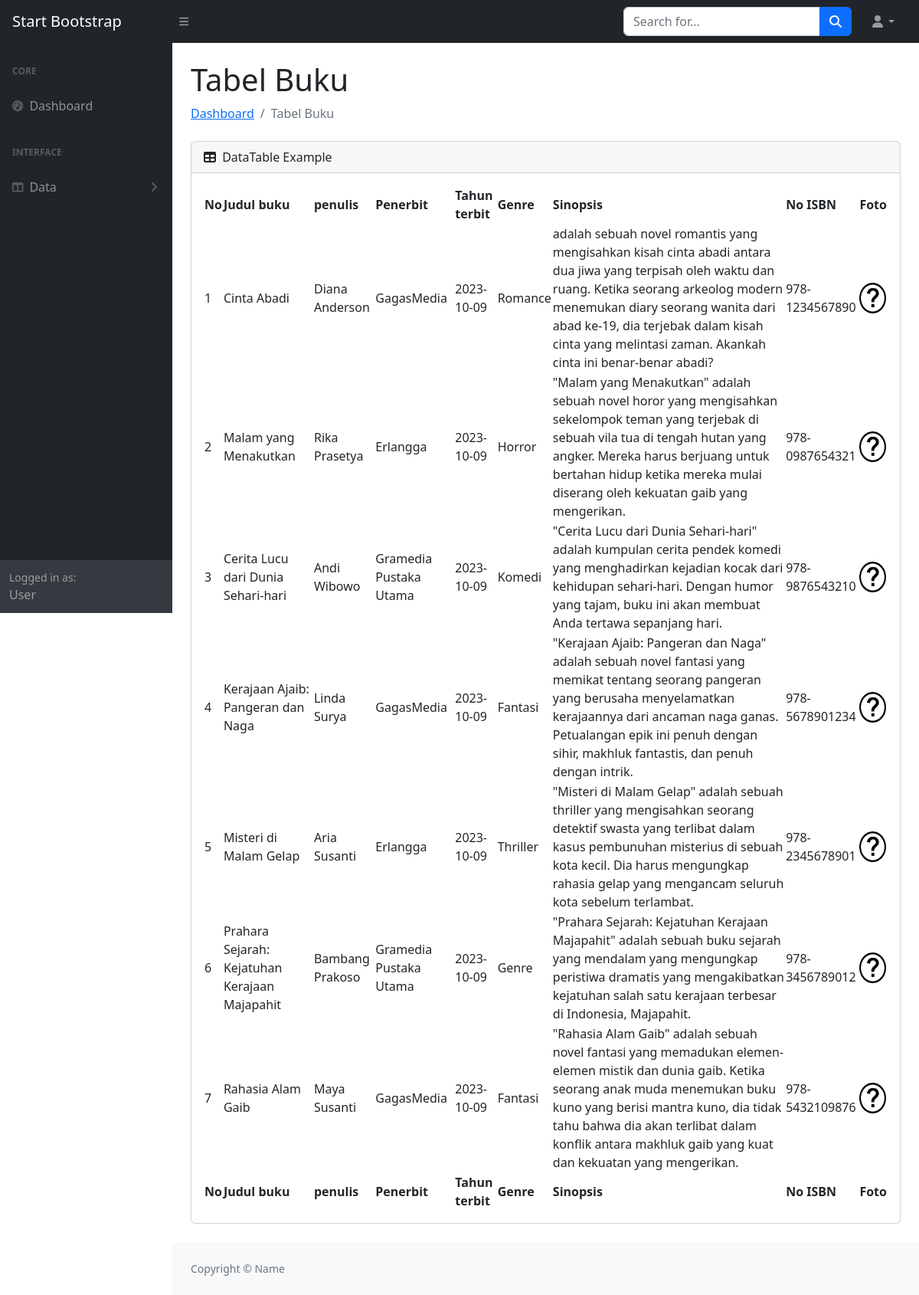
Screenshot of /user/tables.php with the database file from the repository.
### tables this page shows
CREATE TABLE `daftar_buku` (
  `id_buku` int(11) NOT NULL,
  `judul` varchar(255) NOT NULL,
  `penulis` varchar(255) NOT NULL,
  `penerbit` varchar(255) NOT NULL,
  `tahun_terbit` date NOT NULL,
  `genre` varchar(255) NOT NULL,
  `sinopsis` text NOT NULL,
  `no_isbn` varchar(255) NOT NULL,
  `foto` varchar(255) NOT NULL
);

### user/tables.php (the view, shortened to what this page needs)
<!DOCTYPE html>
<html lang="en">
<head>
    <link href="https://cdn.jsdelivr.net/npm/simple-datatables@7.1.2/dist/style.min.css" rel="stylesheet" />
    <link href="../css/styles.css" rel="stylesheet" />
</head>
<body class="sb-nav-fixed">
    <nav class="sb-topnav navbar navbar-expand navbar-dark bg-dark">
        <a class="navbar-brand ps-3" href="index.php">Start Bootstrap</a>
        <button class="btn btn-link btn-sm order-1 order-lg-0 me-4 me-lg-0" id="sidebarToggle" href="#!"><i
                class="fas fa-bars"></i></button>
        <form class="d-none d-md-inline-block form-inline ms-auto me-0 me-md-3 my-2 my-md-0">
            <div class="input-group">
                <input class="form-control" type="text" placeholder="Search for..." aria-label="Search for..."
                    aria-describedby="btnNavbarSearch" />
                <button class="btn btn-primary" id="btnNavbarSearch" type="button"><i
                        class="fas fa-search"></i></button>
            </div>
        </form>
        <ul class="navbar-nav ms-auto ms-md-0 me-3 me-lg-4">
            <li class="nav-item dropdown">
                <a class="nav-link dropdown-toggle" id="navbarDropdown" href="#" role="button" data-bs-toggle="dropdown"
                    aria-expanded="false"><i class="fas fa-user fa-fw"></i></a>
            </li>
        </ul>
    </nav>
    <div id="layoutSidenav">
        <div id="layoutSidenav_nav">
            <nav class="sb-sidenav accordion sb-sidenav-dark" id="sidenavAccordion">
                <div class="sb-sidenav-menu">
                    <div class="nav">
                        <div class="sb-sidenav-menu-heading">Core</div>
                        <a class="nav-link" href="index.php">
                            <div class="sb-nav-link-icon"><i class="fas fa-tachometer-alt"></i></div>
                            Dashboard
                        </a>
                        <div class="sb-sidenav-menu-heading">Interface</div>
                        <a class="nav-link collapsed" href="#" data-bs-toggle="collapse"
                            data-bs-target="#collapseLayouts" aria-expanded="false" aria-controls="collapseLayouts">
                            <div class="sb-nav-link-icon"><i class="fas fa-columns"></i></div>
                            Data
                            <div class="sb-sidenav-collapse-arrow"><i class="fas fa-angle-down"></i></div>
                        </a>
                    </div>
                </div>
                <div class="sb-sidenav-footer">
                    <div class="small">Logged in as:</div>
                    User
                </div>
            </nav>
        </div>
        <div id="layoutSidenav_content">
            <main>
                <div class="container-fluid px-4">
                    <h1 class="mt-4">Tabel Buku</h1>
                    <ol class="breadcrumb mb-4">
                        <li class="breadcrumb-item"><a href="index.php">Dashboard</a></li>
                        <li class="breadcrumb-item active">Tabel Buku</li>
                    </ol>
                    <div class="card mb-4">
                        <div class="card-header">
                            <i class="fas fa-table me-1"></i>
                            DataTable Example
                        </div>
                        <div class="card-body">
                            <table id="datatablesSimple">
                                <thead>
                                    <tr>
                                        <th>No</th>
                                        <th>Judul buku</th>
                                        <th>penulis</th>
                                        <th>Penerbit</th>
                                        <th>Tahun terbit</th>
                                        <th>Genre</th>
                                        <th>Sinopsis</th>
                                        <th>No ISBN</th>
                                        <th>Foto</th>
                                    </tr>
                                </thead>
                                <tfoot>
                                    <tr>
                                        <th>No</th>
                                        <th>Judul buku</th>
                                        <th>penulis</th>
                                        <th>Penerbit</th>
                                        <th>Tahun terbit</th>
                                        <th>Genre</th>
                                        <th>Sinopsis</th>
                                        <th>No ISBN</th>
                                        <th>Foto</th>
                                    </tr>
                                </tfoot>
                                <tbody>
                                    <?php
                                    include 'koneksi.php';
                                    $no = 1;
                                    $data = mysqli_query($koneksi, "select * from daftar_buku");
                                    while ($d = mysqli_fetch_array($data)) {
                                        ?>
                                        <tr>
                                            <td>
                                                <?php echo $no++; ?>
                                            </td>
                                            <td>
                                                <?php echo $d['judul']; ?>
                                            </td>
                                            <td>
                                                <?php echo $d['penulis']; ?>
                                            </td>
                                            <td>
                                                <?php echo $d['penerbit']; ?>
                                            </td>
                                            <td>
                                                <?php echo $d['tahun_terbit']; ?>
                                            </td>
                                            <td>
                                                <?php echo $d['genre']; ?>
                                            </td>
                                            <td>
                                                <?php echo $d['sinopsis']; ?>
                                            </td>
                                            <td>
                                                <?php echo $d['no_isbn']; ?>
                                            </td>
                                            <td>
                                                <img src="../admin/gambar/<?php echo $d['foto'] ?>" width="35" height="40">
                                            </td>
                                        </tr>
                                        <?php
                                    }
                                    ?>
                            </table>
                        </div>
                    </div>
                </div>
            </main>
            <footer class="py-4 bg-light mt-auto">
                <div class="container-fluid px-4">
                    <div class="d-flex align-items-center justify-content-between small">
                        <div class="text-muted">Copyright &copy; Name </div>
                    </div>
                </div>
            </footer>
        </div>
    </div>
</body>
</html>

### rows the page displays
daftar_buku: judul "Cinta Abadi", penulis "Diana Anderson", penerbit "GagasMedia", tahun_terbit "2023-10-09", genre "Romance", sinopsis "adalah sebuah novel romantis yang mengisahkan kisah cinta abadi antara dua jiwa yang terpisah oleh waktu dan ruang. Ketika seorang arkeolog modern menemukan diary seorang wanita dari abad ke-19, dia terjebak dalam kisah cinta yang melintasi zaman. Akankah cinta ini benar-benar abadi?", no_isbn "978-1234567890", foto (picture)
daftar_buku: judul "Malam yang Menakutkan", penulis "Rika Prasetya", penerbit "Erlangga", tahun_terbit "2023-10-09", genre "Horror", sinopsis "\"Malam yang Menakutkan\" adalah sebuah novel horor yang mengisahkan sekelompok teman yang terjebak di sebuah vila tua di tengah hutan yang angker. Mereka harus berjuang untuk bertahan hidup ketika mereka mulai diserang oleh kekuatan gaib yang mengerikan.", no_isbn "978-0987654321", foto (picture)
daftar_buku: judul "Cerita Lucu dari Dunia Sehari-hari", penulis "Andi Wibowo", penerbit "Gramedia Pustaka Utama", tahun_terbit "2023-10-09", genre "Komedi", sinopsis "\"Cerita Lucu dari Dunia Sehari-hari\" adalah kumpulan cerita pendek komedi yang menghadirkan kejadian kocak dari kehidupan sehari-hari. Dengan humor yang tajam, buku ini akan membuat Anda tertawa sepanjang hari.", no_isbn "978-9876543210", foto (picture)
daftar_buku: judul "Kerajaan Ajaib: Pangeran dan Naga", penulis "Linda Surya", penerbit "GagasMedia", tahun_terbit "2023-10-09", genre "Fantasi", sinopsis "\"Kerajaan Ajaib: Pangeran dan Naga\" adalah sebuah novel fantasi yang memikat tentang seorang pangeran yang berusaha menyelamatkan kerajaannya dari ancaman naga ganas. Petualangan epik ini penuh dengan sihir, makhluk fantastis, dan penuh dengan intrik.", no_isbn "978-5678901234", foto (picture)
daftar_buku: judul "Misteri di Malam Gelap", penulis "Aria Susanti", penerbit "Erlangga", tahun_terbit "2023-10-09", genre "Thriller", sinopsis "\"Misteri di Malam Gelap\" adalah sebuah thriller yang mengisahkan seorang detektif swasta yang terlibat dalam kasus pembunuhan misterius di sebuah kota kecil. Dia harus mengungkap rahasia gelap yang mengancam seluruh kota sebelum terlambat.", no_isbn "978-2345678901", foto (picture)
daftar_buku: judul "Prahara Sejarah: Kejatuhan Kerajaan Majapahit", penulis "Bambang Prakoso", penerbit "Gramedia Pustaka Utama", tahun_terbit "2023-10-09", genre "Genre", sinopsis "\"Prahara Sejarah: Kejatuhan Kerajaan Majapahit\" adalah sebuah buku sejarah yang mendalam yang mengungkap peristiwa dramatis yang mengakibatkan kejatuhan salah satu kerajaan terbesar di Indonesia, Majapahit.", no_isbn "978-3456789012", foto (picture)
daftar_buku: judul "Rahasia Alam Gaib", penulis "Maya Susanti", penerbit "GagasMedia", tahun_terbit "2023-10-09", genre "Fantasi", sinopsis "\"Rahasia Alam Gaib\" adalah sebuah novel fantasi yang memadukan elemen-elemen mistik dan dunia gaib. Ketika seorang anak muda menemukan buku kuno yang berisi mantra kuno, dia tidak tahu bahwa dia akan terlibat dalam konflik antara makhluk gaib yang kuat dan kekuatan yang mengerikan.", no_isbn "978-5432109876", foto (picture)
